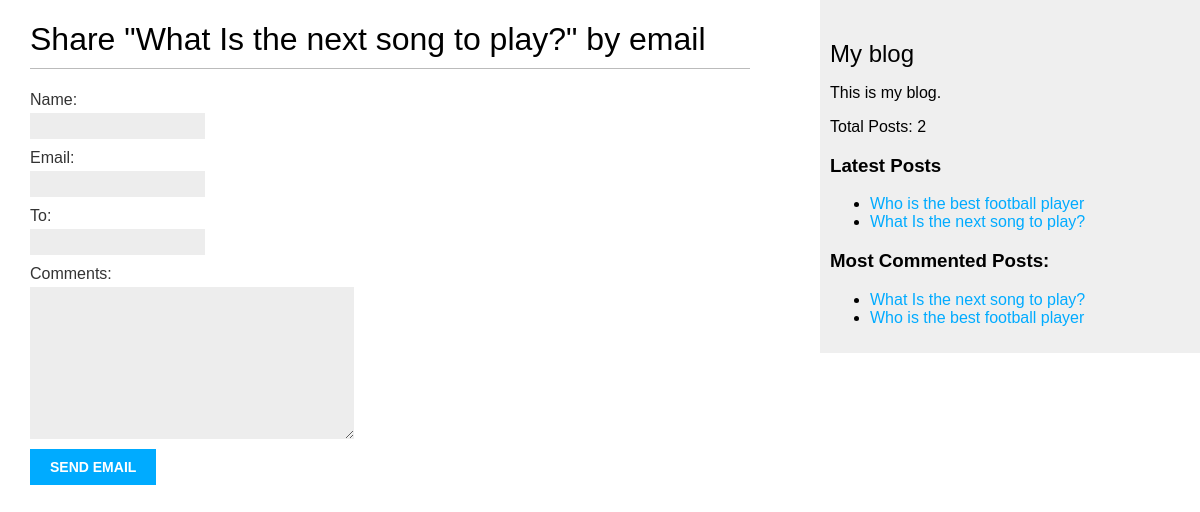
The app's page /blog/1/share, older data.
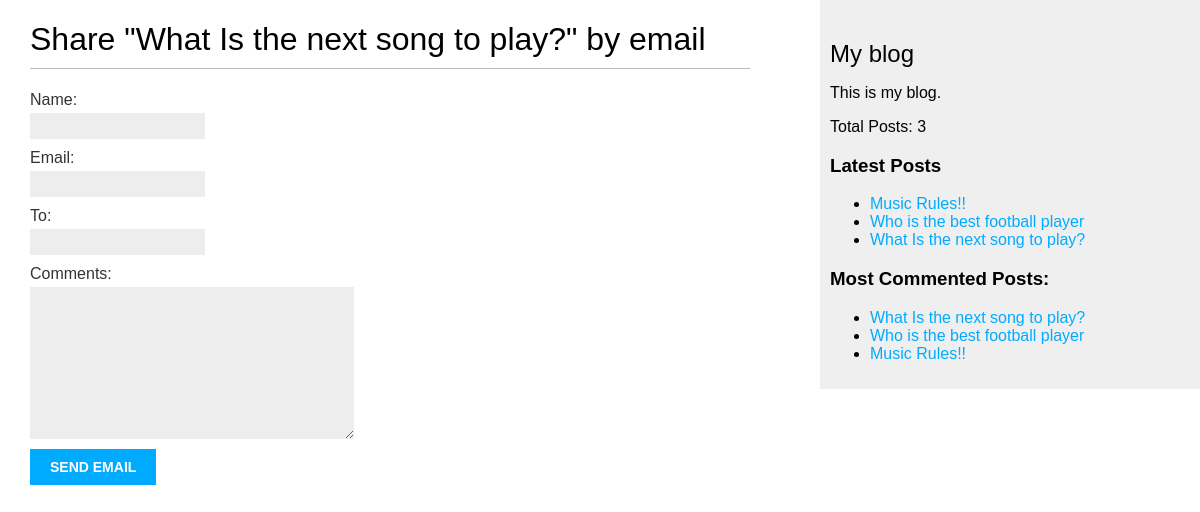
The same page, newer data.
### blog/models.py (models this page shows, shortened)
class Post(models.Model):
    objects = models.Manager()
    published = PublishedManager()
    STATUS_CHOICES = (
        ('draft', 'Draft'),
        ('published', 'Published'),
    )
    title = models.CharField(max_length=250)
    slug = models.SlugField(max_length=250,
                            unique_for_date='publish')
    author = models.ForeignKey(User,
                            on_delete=models.CASCADE,
                            related_name='blog_posts')
    body = models.TextField()
    publish = models.DateTimeField(default=timezone.now)
    created = models.DateTimeField(auto_now_add=True)
    updated = models.DateTimeField(auto_now=True)
    status = models.CharField(max_length=10,
                            choices=STATUS_CHOICES,
                            default='draft')
    tags = TaggableManager()
    def get_absolute_url(self):
        return reverse('blog:post_detail',
                        args=[self.publish.year,
                            self.publish.month,
                            self.publish.day, self.slug])
    class Meta:
        ordering = ('-publish',)

### blog/views.py (the view)
def post_share(request, post_id):
    post = get_object_or_404(Post, id=post_id, status='published')
    sent = False
    if request.method == "POST":
        form = EmailPostForm(request.POST)
        if form.is_valid():
            cd = form.cleaned_data
            post_url = request.build_absolute_uri(
                post.get_absolute_url())
            subject = f"{cd['name']} recommends you read " \
                    f"{post.title}"
            message = f"Read '{post.title}' at {post_url} \n\n" \
                    f"{cd['name']}\'s comments: {cd['comments']}"
            send_mail(subject, message, environ['EMAIL_HOST_USER'],
                    [cd['to']])
            sent = True
    else:
        form = EmailPostForm()
    return render(request, 'blog/post/share.html', {'post': post,
                                                    'form': form,
                                                    'sent': sent})

### blog/forms.py
class EmailPostForm(forms.Form):
    name = forms.CharField(max_length=25)
    email = forms.EmailField()
    to = forms.EmailField()
    comments = forms.CharField(required=False,
                                widget=forms.Textarea)

### blog/models.py (called while the page is built)
    def get_queryset(self):
        return super(PublishedManager,
                    self).get_queryset()\
                        .filter(status='published')

### blog/templatetags/blog_tags.py (called while the page is built)
@register.simple_tag
def total_posts():
    return Post.published.count()

@register.inclusion_tag('blog/post/latest_posts.html')
def show_latest_posts(count=5):
    latest_posts = Post.published.order_by('-publish')[:count]
    return {'latest_posts': latest_posts}

@register.simple_tag
def get_most_commented_posts(count=5):
    return Post.published.annotate(
        total_comments=Count('comments')
    ).order_by('-total_comments')[:count]

### blog/templates/blog/post/share.html (shortened to what this page needs)
{% extends "blog/base.html" %}
{% block content %}
    {% if sent %}
        <h1>Email successfully sent!</h1>
        <p>
            "{{ post.title }}" was successfully sent to {{ form.cleaned_data.to }}.
        </p>
    {% else %}
    <h1>Share "{{ post.title }}" by email</h1>
    <form method="POST">
        {{ form.as_p }}
        <input type="submit" value="Send email">
    </form>
    {% endif %}
{% endblock %}

### blog/templates/blog/base.html (shortened to what this page needs)
{% load static %}
{% load blog_tags %}
<!DOCTYPE html>
<html>
    <head>
        <link href="{% static 'css/blog.css' %}" rel="stylesheet">
    </head>
    <body>
        <div id="content">
            {% block content %}
            {% endblock %}
        </div>
        <div id="sidebar">
            <h2>My blog</h2>
            <p>This is my blog.</p>
            <p>Total Posts: {% total_posts %}</p>
            <h3>Latest Posts</h3>
            {% show_latest_posts %}
            <h3>Most Commented Posts:</h3>
            {% get_most_commented_posts as most_commented_posts %}
            <ul>
                {% for post in most_commented_posts %}
                    <li>
                        <a href="{{ post.get_absolute_url }}">{{ post.title }}</a>
                    </li>
                {% endfor %}
            </ul>
        </div>
    </body>
</html>

### blog/templates/blog/post/latest_posts.html
<ul>
    {% for post in latest_posts %}
        <li>
            <a href=""{{ post.get_absolute_url }}">{{ post.title }}</a>
        </li>
    {% endfor %}
</ul>

Row changes from the older to the newer data that the page shows:
added Post: title "Music Rules!!"
Text that changed along with them:
text no longer shown: "2"
text now shown: "3"
